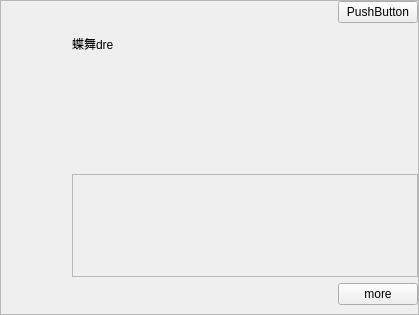
<?xml version="1.0" encoding="UTF-8"?>
<ui version="4.0">
 <class>Form</class>
 <widget class="QWidget" name="Form">
  <property name="geometry">
   <rect>
    <x>0</x>
    <y>0</y>
    <width>419</width>
    <height>315</height>
   </rect>
  </property>
  <property name="windowTitle">
   <string>Form</string>
  </property>
  <layout class="QHBoxLayout" name="horizontalLayout">
   <property name="spacing">
    <number>0</number>
   </property>
   <property name="leftMargin">
    <number>0</number>
   </property>
   <property name="topMargin">
    <number>0</number>
   </property>
   <property name="rightMargin">
    <number>0</number>
   </property>
   <property name="bottomMargin">
    <number>0</number>
   </property>
   <item>
    <widget class="QFrame" name="frame">
     <property name="styleSheet">
      <string notr="true"/>
     </property>
     <property name="frameShape">
      <enum>QFrame::StyledPanel</enum>
     </property>
     <property name="frameShadow">
      <enum>QFrame::Raised</enum>
     </property>
     <layout class="QGridLayout" name="gridLayout">
      <property name="leftMargin">
       <number>5</number>
      </property>
      <property name="topMargin">
       <number>0</number>
      </property>
      <property name="rightMargin">
       <number>0</number>
      </property>
      <item row="0" column="0" colspan="2">
       <layout class="QHBoxLayout" name="up_horizontalLayout">
        <property name="spacing">
         <number>0</number>
        </property>
        <item>
         <spacer name="horizontalSpacer">
          <property name="orientation">
           <enum>Qt::Horizontal</enum>
          </property>
          <property name="sizeHint" stdset="0">
           <size>
            <width>71</width>
            <height>20</height>
           </size>
          </property>
         </spacer>
        </item>
        <item>
         <widget class="QPushButton" name="closeBtn">
          <property name="cursor">
           <cursorShape>PointingHandCursor</cursorShape>
          </property>
          <property name="text">
           <string>PushButton</string>
          </property>
         </widget>
        </item>
       </layout>
      </item>
      <item row="1" column="0">
       <layout class="QVBoxLayout" name="left_verticalLayout">
        <item>
         <widget class="QLabel" name="headLab">
          <property name="sizePolicy">
           <sizepolicy hsizetype="Fixed" vsizetype="Fixed">
            <horstretch>0</horstretch>
            <verstretch>0</verstretch>
           </sizepolicy>
          </property>
          <property name="minimumSize">
           <size>
            <width>60</width>
            <height>60</height>
           </size>
          </property>
          <property name="maximumSize">
           <size>
            <width>60</width>
            <height>60</height>
           </size>
          </property>
          <property name="text">
           <string/>
          </property>
          <property name="pixmap">
           <pixmap resource="../BlogClient.qrc">:/Image/head1.jpg</pixmap>
          </property>
         </widget>
        </item>
        <item>
         <spacer name="verticalSpacer">
          <property name="orientation">
           <enum>Qt::Vertical</enum>
          </property>
          <property name="sizeHint" stdset="0">
           <size>
            <width>20</width>
            <height>40</height>
           </size>
          </property>
         </spacer>
        </item>
       </layout>
      </item>
      <item row="1" column="1">
       <layout class="QVBoxLayout" name="right_verticalLayout" stretch="1,3,3">
        <item>
         <layout class="QHBoxLayout" name="horizontalLayout_1">
          <property name="spacing">
           <number>0</number>
          </property>
          <item>
           <widget class="QLabel" name="nameLab">
            <property name="sizePolicy">
             <sizepolicy hsizetype="Preferred" vsizetype="Fixed">
              <horstretch>0</horstretch>
              <verstretch>0</verstretch>
             </sizepolicy>
            </property>
            <property name="minimumSize">
             <size>
              <width>0</width>
              <height>30</height>
             </size>
            </property>
            <property name="maximumSize">
             <size>
              <width>16777215</width>
              <height>30</height>
             </size>
            </property>
            <property name="text">
             <string>蝶舞dre</string>
            </property>
           </widget>
          </item>
          <item>
           <spacer name="horizontalSpacer_4">
            <property name="orientation">
             <enum>Qt::Horizontal</enum>
            </property>
            <property name="sizeHint" stdset="0">
             <size>
              <width>40</width>
              <height>20</height>
             </size>
            </property>
           </spacer>
          </item>
         </layout>
        </item>
        <item>
         <widget class="QLabel" name="contentLab">
          <property name="text">
           <string/>
          </property>
         </widget>
        </item>
        <item>
         <layout class="QHBoxLayout" name="horizontalLayout_2">
          <item>
           <widget class="QFrame" name="picWidget">
            <property name="frameShape">
             <enum>QFrame::StyledPanel</enum>
            </property>
            <property name="frameShadow">
             <enum>QFrame::Raised</enum>
            </property>
           </widget>
          </item>
         </layout>
        </item>
       </layout>
      </item>
      <item row="2" column="0" colspan="2">
       <layout class="QHBoxLayout" name="down_horizontalLayout">
        <item>
         <spacer name="horizontalSpacer_3">
          <property name="orientation">
           <enum>Qt::Horizontal</enum>
          </property>
          <property name="sizeHint" stdset="0">
           <size>
            <width>71</width>
            <height>20</height>
           </size>
          </property>
         </spacer>
        </item>
        <item>
         <widget class="QPushButton" name="moreBtn">
          <property name="text">
           <string>more</string>
          </property>
         </widget>
        </item>
       </layout>
      </item>
     </layout>
    </widget>
   </item>
  </layout>
 </widget>
 <resources>
  <include location="../BlogClient.qrc"/>
 </resources>
 <connections/>
</ui>
